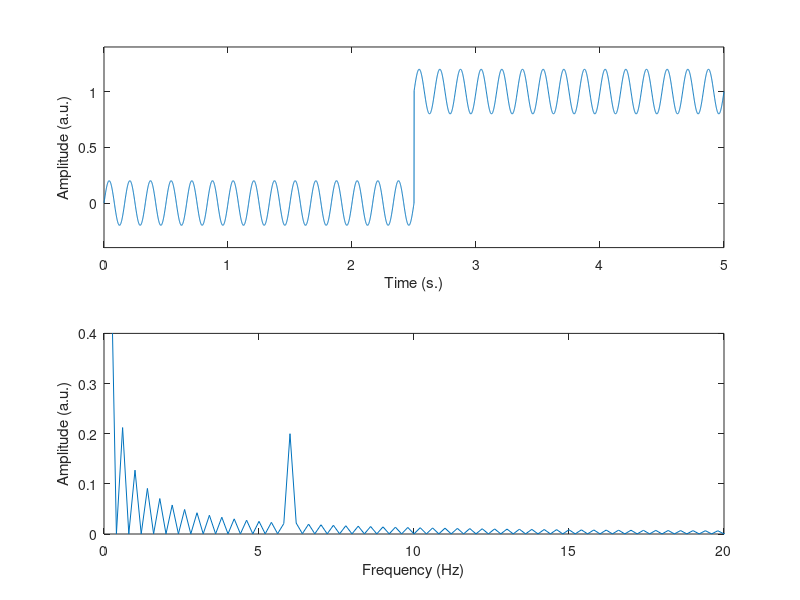

This chart was generated by the following MATLAB code: (Note: this script raises an error after producing the figure.)
%% MATLAB for Brain and Cognitive Scientists (MIT Press 2017)
% mikexcohen@gmail.com
%
% This script contains solutions and tips for most exercises in the book.
% If you are struggling with an exercise not in this list, email me with an
% explanation of what you've already tried and what you need help with.

%% 5

srate = 1000;
t = 0:1/srate:5;
n = length(t);

x = (linspace(0,1,n)>.5)+0; % +0 converts from boolean to number

% uncommenting this line shows that nonstationarities
% do not prevent stationary signals from being easily observed
x = x + .2*sin(2*pi*6*t);
hz = linspace(0,srate/2,floor(n/2)+1);

% plot
figure(14), clf
subplot(211)
plot(t,x)
set(gca,'ylim',[-.4 1.4])
xlabel('Time (s.)'), ylabel('Amplitude (a.u.)')

subplot(212)
xX = fft(x)/n;
plot(hz,2*abs(xX(1:length(hz))))
set(gca,'xlim',[0 20],'ylim',[0 .4])
xlabel('Frequency (Hz)'), ylabel('Amplitude (a.u.)')

%% 6

load mouseHippocampus.mat

fAll = mean( abs(fft(data)/length(timevec)).^2 ,2);
fAve = abs(fft(mean(data,2))/length(timevec)).^2;

hz = linspace(0,srate/2,floor(length(timevec)/2)+1);

clf
plot(hz,fAll(1:length(hz)),hz,fAve(1:length(hz)),'linew',2)
legend({'all trials';'trial average'})
set(gca,'xlim',[0 50])
xlabel('Frequency (Hz)'), ylabel('Power')

%% 7

data = randn(120,100);
dataHann = bsxfun(@times,data,.5*(1-cos(2*pi*(1:100)/(100-1))));
dataGaus = bsxfun(@times,data,exp(-((-49:50).^2)/700));
dataHamm = bsxfun(@times,data,hamming(100)');

clf
plot(sum( (dataHann-data).^2 ,1),'linew',2)
hold on
plot(sum( (dataGaus-data).^2 ,1),'linew',2)
plot(sum( (dataHamm-data).^2 ,1),'linew',2)


xlabel('Time (a.u.)'), ylabel('SSE')
legend({'Hann';'Gauss';'Hamming'})

%% 9

load EEGrestingState

hz = linspace(0,srate/2,floor(length(eegdata)/2)+1);
n = length(eegdata);

fNot = abs(fft(eegdata)/n).^2;
fHan = abs(fft(eegdata .* (.5*(1-cos(2*pi*(1:n)/(n-1)))) )/n).^2;


clf
subplot(211)
plot(eegdata), hold on
plot(eegdata .* (.5*(1-cos(2*pi*(1:n)/(n-1)))) )

subplot(212)
plot(hz,fNot(1:length(hz)),hz,fHan(1:length(hz)),'linew',2)
set(gca,'xlim',[0 60])
xlabel('Frequency (Hz)'), ylabel('Power')
legend({'original';'tapered'})

%% 10

epochs = reshape(eegdata,2048,[]);

fNot = mean( abs(fft(epochs)/2048).^2 ,2);
fHan = mean( abs(fft(bsxfun(@times,epochs,.5*(1-cos(2*pi*(1:2048)/(2048-1)))') )/2048).^2 ,2);

hz = linspace(0,srate/2,floor(2048/2)+1);


clf
plot(hz,fNot(1:length(hz)),hz,fHan(1:length(hz)),'linew',2)
plot(hz,fHan(1:length(hz)),'linew',2)
set(gca,'xlim',[0 60])
% legend({'orig';'hann'})

%% 11


fepoch = mean( abs(fft(epochs,n)/2048).^2 ,2);
fConti = abs(fft(eegdata)/n).^2;
hz = linspace(0,srate/2,floor(length(eegdata)/2)+1);


clf
plot(hz,fepoch(1:length(hz)),'linew',2), hold on
plot(hz,fConti(1:length(hz)),'linew',2)

fNot = mean( abs(fft(epochs)/2048).^2 ,2);
hz = linspace(0,srate/2,floor(2048/2)+1);

plot(hz,fNot(1:length(hz)),'linew',2)
legend({'epoched large N','continuous','epoched small N'})
set(gca,'xlim',[0 60])

%%







%% 15

nPnts   = 1000;
nTrials = 40;
dataX   = fft( 10*randn(nPnts,nTrials) );
modfunc = linspace(-1,1,nPnts).^2;
data    = real(ifft( bsxfun(@times,dataX,modfunc') ));

% add sine waves
data = bsxfun(@plus,data,sin(2*pi*5*linspace(0,1,nPnts))');
data = bsxfun(@plus,data,sin(2*pi*60*linspace(0,1,nPnts))');

f1 = mean(abs(fft(data)/nPnts).^2,2);
f2 = mean(abs(fft(diff(data))/nPnts).^2,2);

hz = linspace(0,500,floor(nPnts/2)+1);

clf
plot(hz,f1(1:length(hz)),'linew',2), hold on
plot(hz,f2(1:length(hz)),'linew',2)

set(gca,'xlim',[0 80])
xlabel('Frequency (Hz)')


%%

% an alternative method to create 1/f data
npnts = 10000;
ps    = bsxfun(@times, exp(1i*2*pi*rand(1,floor(npnts/2))) , .1+exp(-(1:floor(npnts/2))/200) );
ps    = [ps 0 ps(:,end:-1:1)];
data  = real(ifft(ps,[],2));


%% 18

srate = 1000;
time = 0:1/srate:1-1/srate;
sig = sin(2*pi*13*time);

hz = linspace(0,srate/2,floor(length(time)/2));
f = 2*abs(fft(sig)/length(time));

clf
plot(hz,f(1:length(hz)),'ko-','linew',2)
set(gca,'xlim',[10 16])

%%
